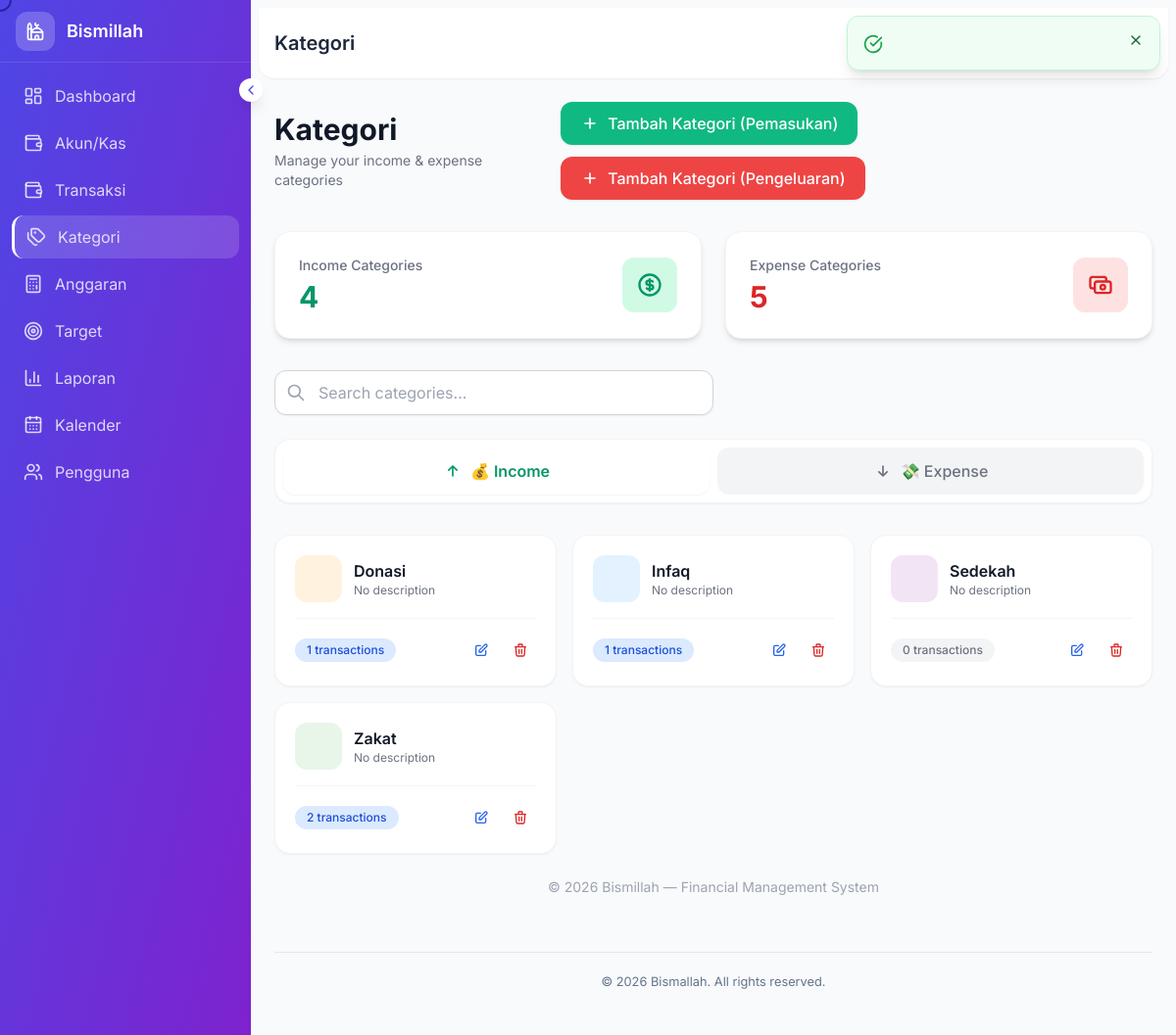
Page /categories (signed in) on the committed database.
### tables this page shows
CREATE TABLE IF NOT EXISTS categories (
    id INT AUTO_INCREMENT PRIMARY KEY,
    mosque_id INT NOT NULL,
    name VARCHAR(255) NOT NULL,
    type ENUM('income', 'expense') NOT NULL,
    parent_id INT NULL,
    icon VARCHAR(50),
    color VARCHAR(7),
    description TEXT,
    is_active TINYINT(1) DEFAULT 1,
    created_at TIMESTAMP DEFAULT CURRENT_TIMESTAMP,
    updated_at TIMESTAMP DEFAULT CURRENT_TIMESTAMP ON UPDATE CURRENT_TIMESTAMP,
    FOREIGN KEY (mosque_id) REFERENCES mosques(id) ON DELETE CASCADE,
    FOREIGN KEY (parent_id) REFERENCES categories(id) ON DELETE SET NULL,
    INDEX idx_mosque (mosque_id),
    INDEX idx_type (type),
    INDEX idx_parent (parent_id)
);

### controllers/CategoryController.php (called while the page is built, shortened)
<?php
class CategoryController extends Controller {
    public function index() {
        $mosqueId = $this->getMosqueId();
        $incomeCategories = $this->db->query("
            SELECT c.*,
                   (SELECT COUNT(*) FROM transactions WHERE category_id = c.id) as transaction_count
            FROM categories c
            WHERE c.mosque_id = ? AND c.type = 'income' AND c.is_active = 1
            ORDER BY c.name
        ", [$mosqueId]);
        $expenseCategories = $this->db->query("
            SELECT c.*,
                   (SELECT COUNT(*) FROM transactions WHERE category_id = c.id) as transaction_count
            FROM categories c
            WHERE c.mosque_id = ? AND c.type = 'expense' AND c.is_active = 1
            ORDER BY c.name
        ", [$mosqueId]);
        $totalIncomeCategories = count($incomeCategories);
        $totalExpenseCategories = count($expenseCategories);
        $this->view('categories/index', compact('pageTitle', 'incomeCategories', 'expenseCategories', 'totalIncomeCategories', 'totalExpenseCategories'));
    }
}

### helpers/functions.php (called while the page is built, shortened)
<?php
function base_url($path = '') {
    $url = APP_URL;
    if (!empty($path)) {
        $url .= '/' . ltrim($path, '/');
    }
    return $url;
}
function sanitize($string) {
    return htmlspecialchars($string, ENT_QUOTES, 'UTF-8');
}
function getLang() {
    return $_SESSION['lang'] ?? DEFAULT_LANGUAGE;
}
function trans($key, $replace = []) {
    $lang = getLang();
    $translations = [];
    $langFile = BASE_PATH . '/lang/' . $lang . '.php';
    if (file_exists($langFile)) {
        $translations = require $langFile;
    }
    $message = $translations[$key] ?? $key;
    return $message;
}

### helpers/auth.php (called while the page is built, shortened)
<?php
function isLoggedIn() {
    return isset($_SESSION['user_id']) && !empty($_SESSION['user_id']);
}
function getUserRole() {
    return $_SESSION['role'] ?? null;
}
function can($permission) {
    $role = getUserRole();
    $permissions = $_SESSION['permissions'] ?? [];
    return in_array($permission, $permissions);
}

### app/Core/Database.php (called while the page is built, shortened)
<?php
class Database {
    private static $instance = null;
    private $pdo;
    public static function getInstance() {
        if (self::$instance === null) {
            self::$instance = new self();
        }
        return self::$instance;
    }
    private function connect() {
        try {
            $dsn = "mysql:host=" . DB_HOST . ";dbname=" . DB_NAME . ";charset=" . DB_CHARSET;
            $options = [
                PDO::ATTR_ERRMODE => PDO::ERRMODE_EXCEPTION,
                PDO::ATTR_DEFAULT_FETCH_MODE => PDO::FETCH_ASSOC,
                PDO::ATTR_EMULATE_PREPARES => false,
            ];
            $this->pdo = new PDO($dsn, DB_USER, DB_PASS, $options);
        } catch (PDOException $e) {
            if (DEBUG) {
                die("Database Connection Error: " . $e->getMessage());
            } else {
                die("Database connection error. Please try again later.");
            }
        }
    }
    public function query($sql, $params = []) {
        try {
            $this->statement = $this->pdo->prepare($sql);
            $this->statement->execute($params);
            return $this->statement->fetchAll();
        } catch (PDOException $e) {
            throw new Exception("Database Query Error: " . $e->getMessage());
        }
    }
}

### views/categories/index.php (the view, shortened to what this page needs)
<div class="mb-8">
    <div class="flex flex-col sm:flex-row sm:items-center sm:justify-between gap-4">
        <div>
            <h1 class="text-2xl sm:text-3xl font-bold text-gray-900"><?= trans('categories') ?></h1>
            <p class="mt-1 text-sm text-gray-500">Manage your income & expense categories</p>
        </div>
        <?php if (can('categories.create')): ?>
        <div class="flex flex-wrap gap-3">
            <a href="<?= base_url('categories/create?type=income') ?>" class="inline-flex items-center px-5 py-2.5 bg-emerald-500 hover:bg-emerald-600 text-white font-medium rounded-xl shadow-sm hover:shadow-md transition-all duration-200 transform hover:-translate-y-0.5">
                <svg class="w-5 h-5 mr-2" fill="none" stroke="currentColor" viewBox="0 0 24 24">
                    <path stroke-linecap="round" stroke-linejoin="round" stroke-width="2" d="M12 6v6m0 0v6m0-6h6m-6 0H6"/>
                </svg>
                <?= trans('add_category') ?> (<?= trans('income') ?>)
            </a>
            <a href="<?= base_url('categories/create?type=expense') ?>" class="inline-flex items-center px-5 py-2.5 bg-red-500 hover:bg-red-600 text-white font-medium rounded-xl shadow-sm hover:shadow-md transition-all duration-200 transform hover:-translate-y-0.5">
                <svg class="w-5 h-5 mr-2" fill="none" stroke="currentColor" viewBox="0 0 24 24">
                    <path stroke-linecap="round" stroke-linejoin="round" stroke-width="2" d="M12 6v6m0 0v6m0-6h6m-6 0H6"/>
                </svg>
                <?= trans('add_category') ?> (<?= trans('expense') ?>)
            </a>
        </div>
        <?php endif; ?>
    </div>
</div>
<div class="grid grid-cols-1 md:grid-cols-2 gap-6 mb-8">
    <div class="bg-white rounded-2xl p-6 shadow-md border border-gray-100 hover:shadow-lg hover:-translate-y-0.5 transition-all duration-200">
        <div class="flex items-center justify-between">
            <div>
                <p class="text-sm font-medium text-gray-500 mb-1">Income Categories</p>
                <p class="text-3xl font-bold text-emerald-600"><?= $totalIncomeCategories ?></p>
            </div>
            <div class="w-14 h-14 bg-emerald-100 rounded-xl flex items-center justify-center">
            </div>
        </div>
    </div>
    <div class="bg-white rounded-2xl p-6 shadow-md border border-gray-100 hover:shadow-lg hover:-translate-y-0.5 transition-all duration-200">
        <div class="flex items-center justify-between">
            <div>
                <p class="text-sm font-medium text-gray-500 mb-1">Expense Categories</p>
                <p class="text-3xl font-bold text-red-600"><?= $totalExpenseCategories ?></p>
            </div>
            <div class="w-14 h-14 bg-red-100 rounded-xl flex items-center justify-center">
                <svg class="w-7 h-7 text-red-600" fill="none" stroke="currentColor" viewBox="0 0 24 24">
                    <path stroke-linecap="round" stroke-linejoin="round" stroke-width="2" d="M17 9V7a2 2 0 00-2-2H5a2 2 0 00-2 2v6a2 2 0 002 2h2m2 4h10a2 2 0 002-2v-6a2 2 0 00-2-2H9a2 2 0 00-2 2v6a2 2 0 002 2zm7-5a2 2 0 11-4 0 2 2 0 014 0z"/>
                </svg>
            </div>
        </div>
    </div>
</div>
<div class="mb-6">
    <div class="relative max-w-md">
        <input type="text" id="searchInput" placeholder="Search categories..." class="w-full pl-11 pr-4 py-2.5 bg-white border border-gray-300 rounded-xl focus:ring-2 focus:ring-emerald-500 focus:border-emerald-500 transition-colors duration-200 text-gray-700 shadow-sm">
        <div class="absolute left-3 top-1/2 transform -translate-y-1/2">
            <svg class="w-5 h-5 text-gray-400" fill="none" stroke="currentColor" viewBox="0 0 24 24">
                <path stroke-linecap="round" stroke-linejoin="round" stroke-width="2" d="M21 21l-6-6m2-5a7 7 0 11-14 0 7 7 0 0114 0z"/>
            </svg>
        </div>
    </div>
</div>
<div class="bg-white rounded-2xl shadow-sm border border-gray-100 p-2 mb-8">
    <div class="flex gap-2">
        <button onclick="switchTab('income')" id="tab-income" class="flex-1 px-6 py-3 rounded-xl font-medium transition-all duration-200 flex items-center justify-center gap-2">
            <svg class="w-5 h-5" fill="none" stroke="currentColor" viewBox="0 0 24 24">
                <path stroke-linecap="round" stroke-linejoin="round" stroke-width="2" d="M7 11l5-5m0 0l5 5m-5-5v12"/>
            </svg>
            💰 Income
        </button>
        <button onclick="switchTab('expense')" id="tab-expense" class="flex-1 px-6 py-3 rounded-xl font-medium transition-all duration-200 flex items-center justify-center gap-2">
            <svg class="w-5 h-5" fill="none" stroke="currentColor" viewBox="0 0 24 24">
                <path stroke-linecap="round" stroke-linejoin="round" stroke-width="2" d="M17 13l-5 5m0 0l-5-5m5 5V6"/>
            </svg>
            💸 Expense
        </button>
    </div>
</div>
<div id="income-section" class="category-section">
    <?php if (!empty($incomeCategories)): ?>
    <div class="grid grid-cols-1 md:grid-cols-2 lg:grid-cols-3 gap-4">
        <?php foreach ($incomeCategories as $cat): ?>
        <div class="category-card bg-white rounded-2xl p-5 shadow-sm border border-gray-100 hover:shadow-md hover:-translate-y-0.5 transition-all duration-200" data-name="<?= strtolower($cat['name']) ?>">
            <div class="flex items-start justify-between">
                <div class="flex items-center gap-3">
                    <div class="w-12 h-12 rounded-xl flex items-center justify-center" style="background-color: <?= $cat['color'] ?>20;">
                    </div>
                    <div>
                        <h3 class="font-semibold text-gray-900"><?= sanitize($cat['name']) ?></h3>
                        <p class="text-xs text-gray-500"><?= $cat['description'] ?: 'No description' ?></p>
                    </div>
                </div>
            </div>
            <div class="mt-4 pt-4 border-t border-gray-100 flex items-center justify-between">
                <span class="inline-flex items-center px-3 py-1 rounded-full text-xs font-medium <?= $cat['transaction_count'] > 0 ? 'bg-blue-100 text-blue-700' : 'bg-gray-100 text-gray-500' ?>">
                    <?= $cat['transaction_count'] ?> transactions
                </span>
                <?php if (can('categories.edit') || can('categories.delete')): ?>
                <div class="flex gap-2">
                    <?php if (can('categories.edit')): ?>
                    <a href="<?= base_url('categories/edit/' . $cat['id']) ?>" class="p-2 text-blue-600 hover:bg-blue-50 rounded-lg transition-colors duration-150" title="Edit">
                        <svg class="w-4 h-4" fill="none" stroke="currentColor" viewBox="0 0 24 24">
                            <path stroke-linecap="round" stroke-linejoin="round" stroke-width="2" d="M11 5H6a2 2 0 00-2 2v11a2 2 0 002 2h11a2 2 0 002-2v-5m-1.414-9.414a2 2 0 112.828 2.828L11.828 15H9v-2.828l8.586-8.586z"/>
                        </svg>
                    </a>
                    <?php endif; ?>
                    <?php if (can('categories.delete')): ?>
                    <button onclick="confirmDelete(<?= $cat['id'] ?>, '<?= sanitize($cat['name']) ?>')" class="p-2 text-red-600 hover:bg-red-50 rounded-lg transition-colors duration-150" title="Delete">
                        <svg class="w-4 h-4" fill="none" stroke="currentColor" viewBox="0 0 24 24">
                            <path stroke-linecap="round" stroke-linejoin="round" stroke-width="2" d="M19 7l-.867 12.142A2 2 0 0116.138 21H7.862a2 2 0 01-1.995-1.858L5 7m5 4v6m4-6v6m1-10V4a1 1 0 00-1-1h-4a1 1 0 00-1 1v3M4 7h16"/>
                        </svg>
                    </button>
                    <?php endif; ?>
                </div>
                <?php endif; ?>
            </div>
        </div>
        <?php endforeach; ?>
    </div>
    <?php endif; ?>
</div>
<div class="text-center py-6">
    <p class="text-sm text-gray-400">© 2026 Bismillah — Financial Management System</p>
</div>

### views/layouts/header.php (style rules this page uses)
* { font-family: 'Inter', sans-serif; }
html { scroll-behavior: smooth; }
body { background-color: #f8fafc; }
a[href], button, [role="button"], input, select, textarea, [onclick], .cursor-pointer { cursor: none !important; }

### views/categories/index.php (style rules this page uses)
#tab-income { background-color: #f3f4f6; color: #6b7280; }
#tab-income.active, #tab-income.bg-white { background-color: white; color: #059669; box-shadow: 0 1px 2px 0 rgba(0, 0, 0, 0.05); }
#tab-expense { background-color: #f3f4f6; color: #6b7280; }
.category-card { transition: all 0.2s ease; }

### rows in the picture
categories: name "Donasi", description "No description", transaction_count "1"
categories: name "Infaq", description "No description", transaction_count "1"
categories: name "Sedekah", description "No description", transaction_count "0"
categories: name "Zakat", description "No description", transaction_count "2"

### other values in the picture
trans('dashboard') "Dashboard"
trans('accounts') "Akun/Kas"
trans('transactions') "Transaksi"
trans('categories') "Kategori"
trans('budgets') "Anggaran"
trans('goals') "Target"
trans('reports') "Laporan"
trans('calendar') "Kalender"
trans('users') "Pengguna"
$pageTitle "Kategori"
trans('add_category') "Tambah Kategori"
trans('income') "Pemasukan"
trans('expense') "Pengeluaran"
$totalIncomeCategories "4"
$totalExpenseCategories "5"
